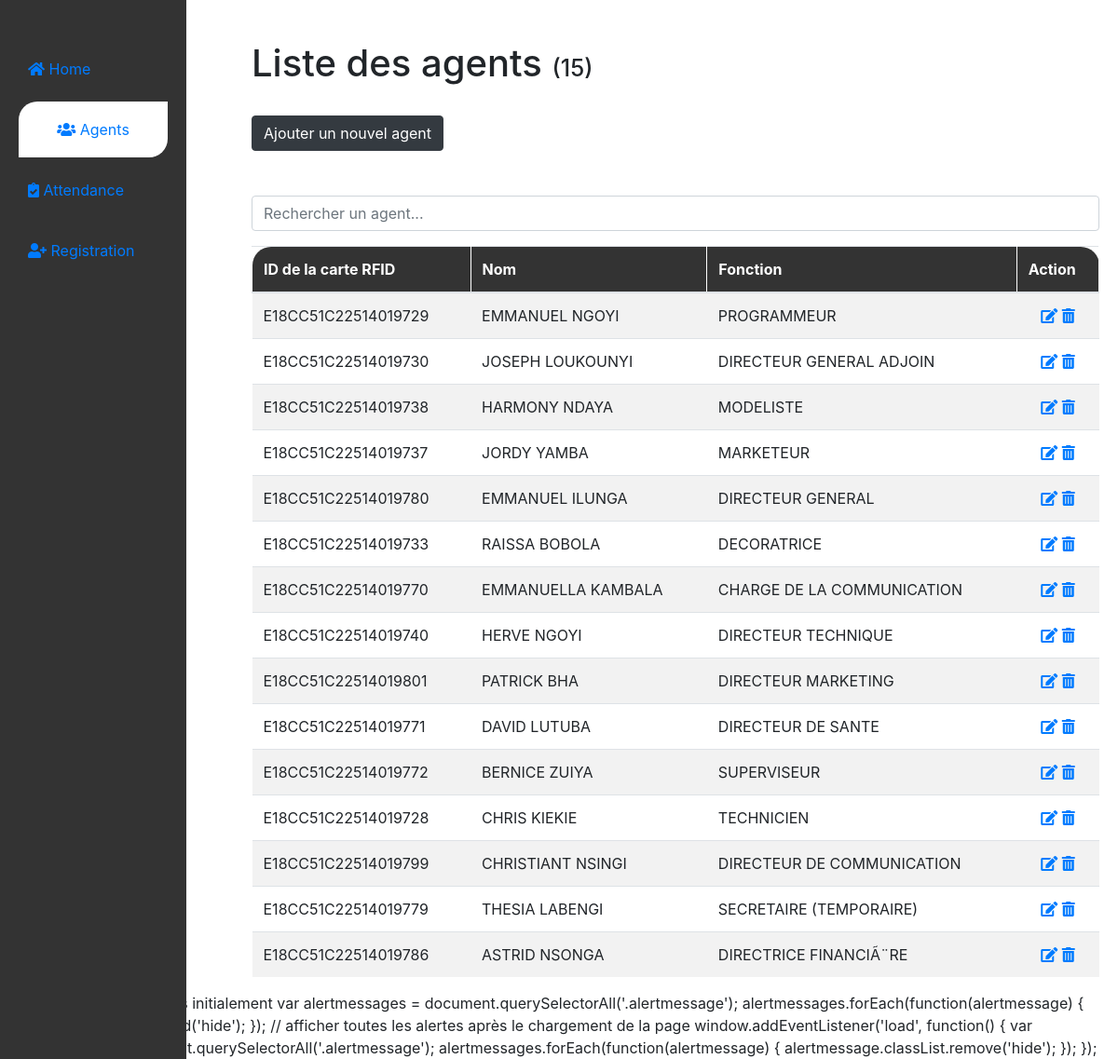
Screenshot of /agents.php with the database file from the repository.
### tables this page shows
CREATE TABLE IF NOT EXISTS `agent` (
  `id` int(11) NOT NULL AUTO_INCREMENT,
  `id_carte_agent` varchar(255) NOT NULL,
  `nom_agent` varchar(255) NOT NULL,
  `fonction_agent` varchar(255) NOT NULL,
  PRIMARY KEY (`id`)
);

### agents.php (the view, shortened to what this page needs)
<?php
include 'bdd_connexion.php';
$sql = "SELECT * FROM agent";
$stmt = $conn->prepare($sql);
$stmt->execute();
$num_agents = $stmt->rowCount();
$sql = "SELECT * FROM agent";
$stmt = $conn->prepare($sql);
$stmt->execute();
?>
<!DOCTYPE html>
<html>
<head>
    <link rel="stylesheet" href="https://stackpath.bootstrapcdn.com/bootstrap/4.3.1/css/bootstrap.min.css">
    <link rel="stylesheet" href="https://cdnjs.cloudflare.com/ajax/libs/font-awesome/5.15.3/css/all.min.css">
    <link rel="stylesheet" href="css/styles.css">
</head>
<body>
    <div class="container-fluid row">
        <div class="container col-2 sidebar">
            <ul class="navbar-nav">
                <br>
                <li class="nav-item option">
                    <a class="nav-link" href="index.php">
                        <i class="fas fa-home"></i> Home
                    </a>
                </li>
                <li class="nav-item option" id="active">
                    <a class="nav-link" href="#">
                        <i class="fas fa-users"></i> Agents
                    </a>
                </li>
                <li class="nav-item option">
                    <a class="nav-link" href="attendance.php">
                        <i class="fas fa-clipboard-check"></i> Attendance
                    </a>
                </li>
                <li class="nav-item option">
                    <a class="nav-link" href="registration.php">
                        <i class="fas fa-user-plus"></i> Registration
                    </a>
                </li>
            </ul>
        </div>
        <div class="container col-10" style="padding-left: 50px; margin-left: 220px;">
            <div class="alertmessage" id="error-message">
            </div>
            <br>
            <h1>Liste des agents <span style="font-size: 25px;">(<?= $num_agents; ?>)</span></h1>
            <br>
            <button class="btn btn-dark"><a href="registration.php" style="color: #fff; text-decoration: none;">Ajouter un nouvel agent</a></button><br><br>
            <br>
            <div class="input-group mb-3">
                <input type="text" class="form-control" placeholder="Rechercher un agent..." id="searchInput">
            </div>
            <table class="table table-striped">
            <thead>
                <tr >
                    <th style="border-top-left-radius: 20px;">ID de la carte RFID</th>
                    <th>Nom</th>
                    <th>Fonction</th>
                    <th style="border-top-right-radius: 20px;">Action</th>
                </tr>
            </thead>
            <tbody>
                <?php
                if ($stmt->rowCount() > 0)
                {
                    while($row = $stmt->fetch(PDO::FETCH_ASSOC))
                    {
                        echo "<tr>
                                <td>" . htmlspecialchars($row["id_carte_agent"]) . "</td>
                                <td>" . htmlspecialchars($row["nom_agent"]) . "</td>
                                <td>" . htmlspecialchars($row["fonction_agent"]) . "</td>
                                <td style='text-align: center'>
                                    <a href='edit.php?id=" . htmlspecialchars($row["id_carte_agent"]) . "'><i class='fas fa-edit'></i></a>
                                    <a href='?delete=" . htmlspecialchars($row["id_carte_agent"]) . "' data-agent-name='" . htmlspecialchars($row["nom_agent"]) . "' onclick='return confirmDelete(this)'><i class='fas fa-trash-alt'></i></a>
                                </td>
                             </tr>";
                    }
                }
                else
                {
                    echo "<tr><td colspan='4'>Aucun agent trouvé</td></tr>";
                }
                ?>
            </tbody>
            </table>
        </div>
    </div>
    // cacher toutes les alertes initialement
var alertmessages = document.querySelectorAll('.alertmessage');
alertmessages.forEach(function(alertmessage) {
    alertmessage.classList.add('hide');
});
// afficher toutes les alertes après le chargement de la page
window.addEventListener('load', function() {
    var alertmessages = document.querySelectorAll('.alertmessage');
    alertmessages.forEach(function(alertmessage) {
        alertmessage.classList.remove('hide');
    });
});
</body>
</html>

### css/styles.css (style rules this page uses)
thead { background: #333; color: #fff; }
thead th { border: solid 1px #fff; }
tbody { text-transform: uppercase; }
.sidebar { background-color: #333; position: fixed; top: 0; left: 0; bottom: 0; padding: 20px; overflow-y: auto; }
.option { padding: 10px; margin-bottom: 5px; }
#active { text-align: center; background-color: #fff; border-top-left-radius: 20px; border-bottom-right-radius: 20px; }
a { text-decoration: none; }
.alertmessage { margin-top: 10px; margin-bottom: 0; padding: 5px; opacity: 1; visibility: visible; transition: opacity 1s ease-in-out, visibility 1s linear; }

### rows the page displays
agent: id_carte_agent "E18CC51C22514019729", nom_agent "EMMANUEL NGOYI", fonction_agent "PROGRAMMEUR"
agent: id_carte_agent "E18CC51C22514019730", nom_agent "JOSEPH LOUKOUNYI", fonction_agent "DIRECTEUR GENERAL ADJOIN"
agent: id_carte_agent "E18CC51C22514019738", nom_agent "HARMONY NDAYA", fonction_agent "MODELISTE"
agent: id_carte_agent "E18CC51C22514019737", nom_agent "JORDY YAMBA", fonction_agent "MARKETEUR"
agent: id_carte_agent "E18CC51C22514019780", nom_agent "EMMANUEL ILUNGA", fonction_agent "DIRECTEUR GENERAL"
agent: id_carte_agent "E18CC51C22514019733", nom_agent "RAISSA BOBOLA", fonction_agent "DECORATRICE"
agent: id_carte_agent "E18CC51C22514019770", nom_agent "EMMANUELLA KAMBALA", fonction_agent "CHARGE DE LA COMMUNICATION"
agent: id_carte_agent "E18CC51C22514019740", nom_agent "HERVE NGOYI", fonction_agent "DIRECTEUR TECHNIQUE"
agent: id_carte_agent "E18CC51C22514019801", nom_agent "PATRICK BHA", fonction_agent "DIRECTEUR MARKETING"
agent: id_carte_agent "E18CC51C22514019771", nom_agent "DAVID LUTUBA", fonction_agent "DIRECTEUR DE SANTE"
agent: id_carte_agent "E18CC51C22514019772", nom_agent "BERNICE ZUIYA", fonction_agent "SUPERVISEUR"
agent: id_carte_agent "E18CC51C22514019728", nom_agent "CHRIS KIEKIE", fonction_agent "TECHNICIEN"
agent: id_carte_agent "E18CC51C22514019799", nom_agent "CHRISTIANT NSINGI", fonction_agent "DIRECTEUR DE COMMUNICATION"
agent: id_carte_agent "E18CC51C22514019779", nom_agent "THESIA LABENGI", fonction_agent "SECRETAIRE (TEMPORAIRE)"
agent: id_carte_agent "E18CC51C22514019786", nom_agent "ASTRID NSONGA", fonction_agent "DIRECTRICE FINANCIÃ¨RE"

### other values shown
$num_agents "15"
